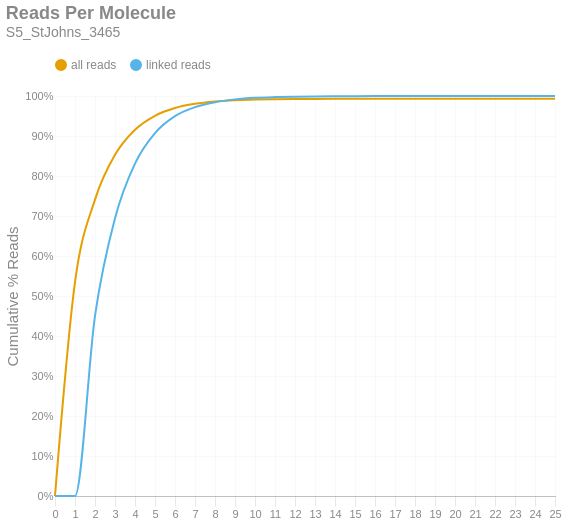

The notebook cell this image was saved under:
### Markdown cell above
### Reads per Molecule
This chart shows the cumulative distribution of the number of reads per linked molecule. That is, how many alignments are associated with a unique molecule. This excludes the number of reads associated with invalid or absent linked-read barcodes. The `linked` histogram is the percentages recalculated when disregarding singletons.

### Code cell
if SKIPLR:
    print_html(f"Skipped")
else:
    counts = np.bincount(valids['reads'].cast(pl.Int64).to_numpy())
    weighted = counts * np.arange(len(counts))
    all_perc = weighted / n_reads
    linked_perc = weighted / n_linked_reads
    linked_perc[1] = 0
    binned_df = pl.DataFrame({
        'readsper': list(range(len(counts))),
        'all reads (cumsum)': np.cumsum(all_perc).tolist(),
        'linked reads (cumsum)': np.cumsum(linked_perc).tolist(),
    })

    with SafeRender(binned_df):
        (
            density_plot(binned_df, 'Reads Per Molecule', samplename, 'readspmol')
            .encode(
                x=alt.X('readsper:O', title=None).axis(labelAngle=0).scale(padding=0),
                y=alt.Y('value:Q', title='Cumulative % Reads').axis(format='%').stack(False),
                color=alt.Color("key:N").scale(domain=["all reads", "linked reads"]),
                tooltip=[
                    alt.Tooltip("key:N", title="Data Type"),
                    alt.Tooltip("readsper:O", title="Reads Per Molecule"),
                    alt.Tooltip("value:Q", format=".2%", title="% Reads (Cum.)")
                ]            
            )
        ).display()

### Figure 1 — Vega-Lite specification as saved in the notebook (floating-point values rounded to 4 significant figures)
{"width": "container", "height": 400, "config": {"title": {"anchor": "start", "dy": -15, "fontSize": 18, "color": "#888888", "subtitleColor": "#888888", "subtitleFontSize": 14}, "arc": {"fill": "#0072B2"}, "axis": {"domainColor": "#888888", "domainWidth": 0.5, "gridWidth": 0.2, "grid": false, "titleFontWeight": 400, "titleFontSize": 15, "labelFontSize": 11, "labelColor": "#888888", "tickColor": "#888888", "tickWidth": 0.2, "titleColor": "#888888"}, "axisBand": {"grid": false}, "axisX": {"grid": true, "tickSize": 10, "domainCap": "round"}, "axisY": {"domain": false, "grid": true, "tickSize": 0, "domainCap": "round"}, "background": "transparent", "header": {"labelFontSize": 15, "labelColor": "#888888", "titleFontSize": 15, "titleFontWeight": 600, "titleColor": "#888888"}, "legend": {"labelFont": "sans-serif", "labelFontSize": 12, "labelColor": "#888888", "symbolSize": 100, "symbolType": "circle", "titleFontSize": 12, "titlePadding": 10, "titleColor": "#888888", "title": null, "orient": "top"}, "range": {"category": ["#E69F00", "#56B4E9", "#009E73", "#F0E442", "#0072B2", "#D55E00", "#CC79A7", "#000000"], "diverging": ["#cfe8f3", "#a2d4ec", "#73bfe2", "#46abdb", "#1696d2", "#12719e"]}, "area": {"fill": "#0072B2", "fillOpacity": 0.7, "line": true, "strokeOpacity": 0.7}, "line": {"color": "#0072B2", "stroke": "#0072B2", "strokeWidth": 2}, "trail": {"color": "#0072B2", "stroke": "#0072B2", "strokeWidth": 0, "size": 1}, "point": {"filled": true, "fillOpacity": 1.0, "size": 95}, "text": {"color": "#888888", "fontSize": 11, "align": "right", "fontWeight": 400, "size": 11}, "bar": {"fill": "#0072B2", "stroke": null}, "view": {"stroke": null, "continuousWidth": 660, "continuousHeight": 400}}, "data": {"name": "data-9d23c33d9aa8d9d71b59c5f17478e48f"}, "mark": {"type": "line", "interpolate": "monotone", "point": {"opacity": 0, "size": 275}}, "encoding": {"color": {"field": "key", "scale": {"domain": ["all reads", "linked reads"]}, "type": "nominal"}, "tooltip": [{"field": "key", "title": "Data Type", "type": "nominal"}, {"field": "readsper", "title": "Reads Per Molecule", "type": "ordinal"}, {"field": "value", "format": ".2%", "title": "% Reads (Cum.)", "type": "quantitative"}], "x": {"axis": {"labelAngle": 0}, "field": "readsper", "scale": {"padding": 0}, "title": null, "type": "ordinal"}, "y": {"axis": {"format": "%"}, "field": "value", "stack": false, "title": "Cumulative % Reads", "type": "quantitative"}}, "params": [{"name": "param_c36ac31b6afebe62", "select": {"type": "point", "fields": ["key"]}, "bind": "legend"}], "title": {"text": "Reads Per Molecule", "subtitle": "S5_StJohns_3465"}, "transform": [{"fold": ["all reads (cumsum)", "linked reads (cumsum)"]}, {"calculate": "replace(datum.key, ' (cumsum)', '')", "as": "key"}, {"filter": {"param": "param_c36ac31b6afebe62"}}], "usermeta": {"embedOptions": {"downloadFileName": "S5_StJohns_3465.readspmol"}}, "$schema": "https://vega.github.io/schema/vega-lite/v6.1.0.json", "datasets": {"data-9d23c33d9aa8d9d71b59c5f17478e48f": [{"readsper": 0, "all reads (cumsum)": 0.0, "linked reads (cumsum)": 0.0}, {"readsper": 1, "all reads (cumsum)": 0.5344, "linked reads (cumsum)": 0.0}, {"readsper": 2, "all reads (cumsum)": 0.741, "linked reads (cumsum)": 0.4504}, {"readsper": 3, "all reads (cumsum)": 0.8529, "linked reads (cumsum)": 0.6944}, {"readsper": 4, "all reads (cumsum)": 0.9156, "linked reads (cumsum)": 0.8311}, {"readsper": 5, "all reads (cumsum)": 0.9506, "linked reads (cumsum)": 0.9073}, {"readsper": 6, "all reads (cumsum)": 0.97, "linked reads (cumsum)": 0.9496}, {"readsper": 7, "all reads (cumsum)": 0.9803, "linked reads (cumsum)": 0.9722}, {"readsper": 8, "all reads (cumsum)": 0.9861, "linked reads (cumsum)": 0.9846}, {"readsper": 9, "all reads (cumsum)": 0.9893, "linked reads (cumsum)": 0.9916}, {"readsper": 10, "all reads (cumsum)": 0.991, "linked reads (cumsum)": 0.9954}, {"readsper": 11, "all reads (cumsum)": 0.9919, "linked reads (cumsum)": 0.9973}, {"readsper": 12, "all reads (cumsum)": 0.9924, "linked reads (cumsum)": 0.9984}, {"readsper": 13, "all reads (cumsum)": 0.9927, "linked reads (cumsum)": 0.9991}, {"readsper": 14, "all reads (cumsum)": 0.9928, "linked reads (cumsum)": 0.9994}, {"readsper": 15, "all reads (cumsum)": 0.993, "linked reads (cumsum)": 0.9997}, {"readsper": 16, "all reads (cumsum)": 0.993, "linked reads (cumsum)": 0.9998}, {"readsper": 17, "all reads (cumsum)": 0.9931, "linked reads (cumsum)": 0.9999}, {"readsper": 18, "all reads (cumsum)": 0.9931, "linked reads (cumsum)": 0.9999}, {"readsper": 19, "all reads (cumsum)": 0.9931, "linked reads (cumsum)": 0.9999}, {"readsper": 20, "all reads (cumsum)": 0.9931, "linked reads (cumsum)": 0.9999}, {"readsper": 21, "all reads (cumsum)": 0.9931, "linked reads (cumsum)": 1.0}, {"readsper": 22, "all reads (cumsum)": 0.9931, "linked reads (cumsum)": 1.0}, {"readsper": 23, "all reads (cumsum)": 0.9931, "linked reads (cumsum)": 1.0}, {"readsper": 24, "all reads (cumsum)": 0.9931, "linked reads (cumsum)": 1.0}, {"readsper": 25, "all reads (cumsum)": 0.9931, "linked reads (cumsum)": 1.0}]}}
